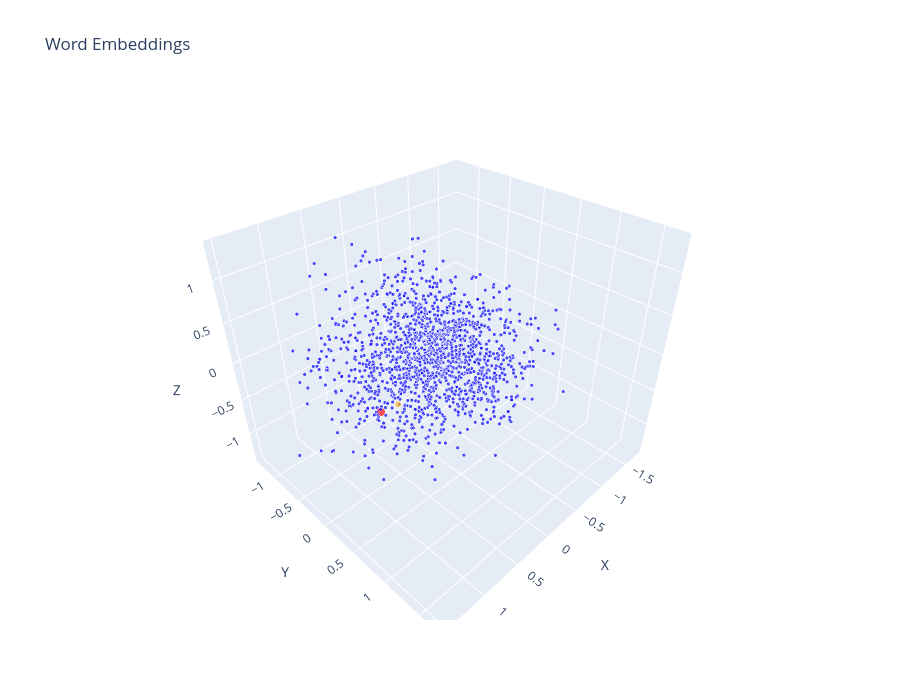

The notebook cell this image was saved under:
### Code cell
# TODO(you): pick a query word, get its neighbors with neighbors(query, 10), and re-draw the
# projector with plot_embeddings(...) highlighting the query and its neighbors. A word only
# appears in the plot if it is among the N most frequent words used for pca3.
query = "government"

nbrs = neighbors(query, 10)

neighbor_set = {w for w, _ in nbrs}

fig = plot_embeddings(
    pca3,
    plot_words,
    query=query,
    neighbor_set=neighbor_set
)

fig
#raise NotImplementedError("Re-draw the projector highlighting a query word and its neighbors.")

### Figure 1 — Plotly figure (JSON) as saved in the notebook; plotly's stock layout.template omitted (floating-point values rounded to 4 significant figures; data arrays with more than 128 entries replaced by an {"elided": "..."} marker saying what was removed)
{"data": [{"hoverinfo": "text", "hovertext": {"elided": "1500 str values"}, "marker": {"color": {"elided": "1500 str values"}, "size": {"elided": "1500 int values"}}, "mode": "markers", "text": {"elided": "1500 str values"}, "type": "scatter3d", "x": {"elided": "1500 float values"}, "y": {"elided": "1500 float values"}, "z": {"elided": "1500 float values"}}], "layout": {"height": 700, "scene": {"xaxis": {"title": {"text": "X"}}, "yaxis": {"title": {"text": "Y"}}, "zaxis": {"title": {"text": "Z"}}}, "title": {"text": "Word Embeddings"}}}
